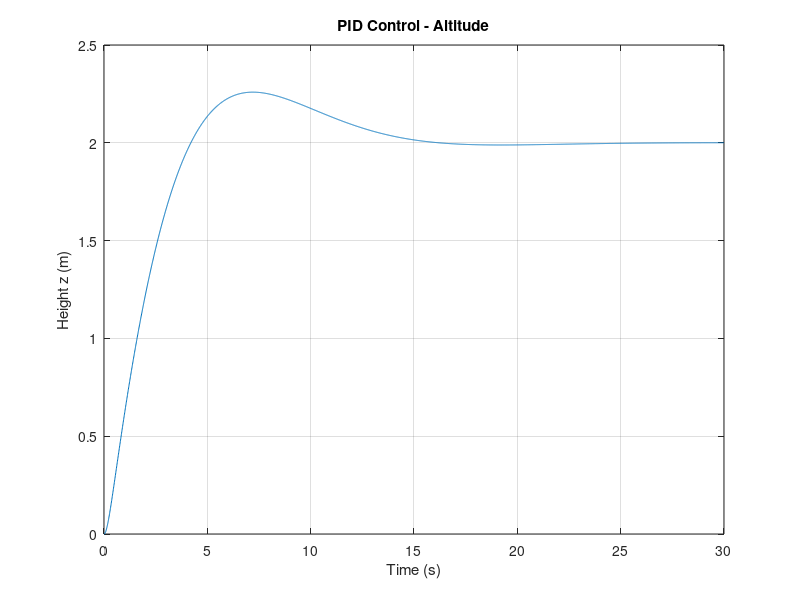
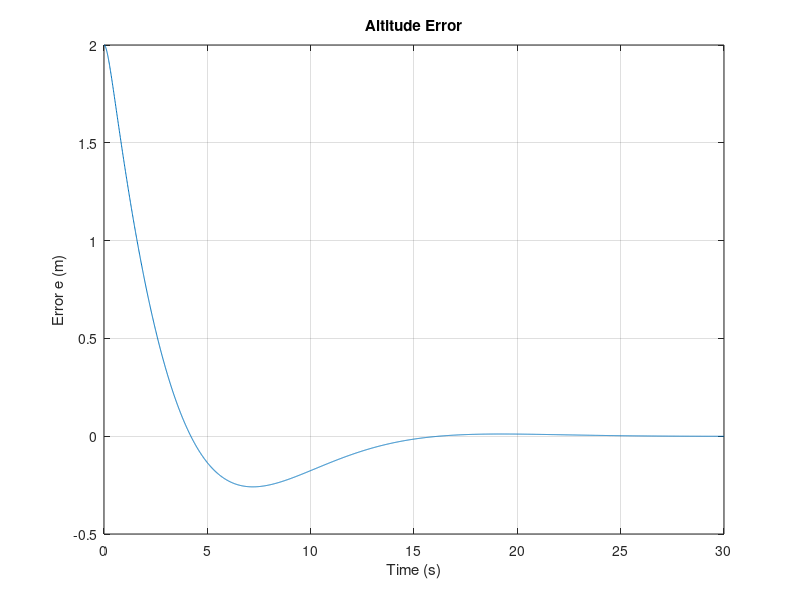
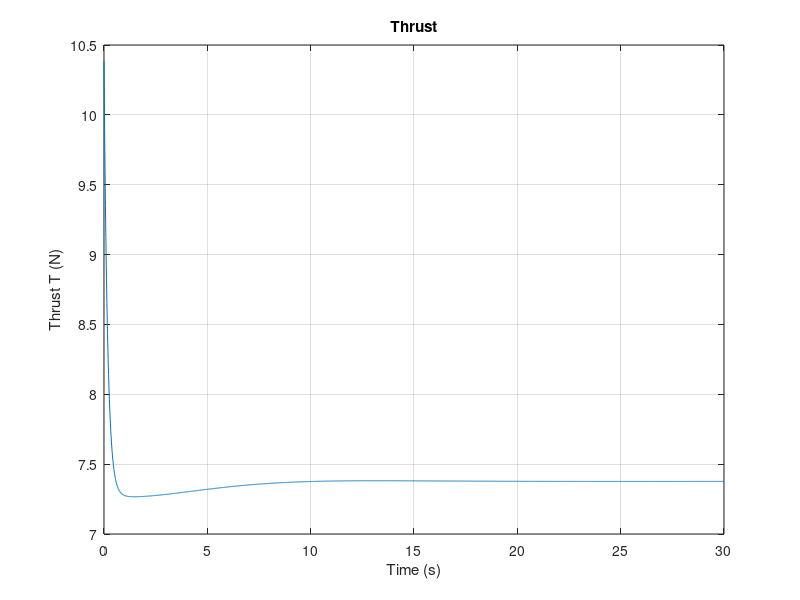

The MATLAB script that drew these images, in order:
m = 0.65;
g = 9.81;
Fd=1;

dt = 0.01;
t_end = 30;
t = 0:dt:t_end;

z_d=2;
Kp=2;
Ki=0.5;
Kd=4;
integral_e=0;

z = zeros(size(t));
v = zeros(size(t));
a = zeros(size(t));

e = zeros(size(t));
T = zeros(size(t));

z(1) = 0;
v(1) = 0;
for k = 1:length(t)-1
    e(k)=z_d-z(k);
    integral_e=integral_e+e(k)*dt;
    T(k)=m*g+Kp*e(k)+Ki*integral_e-Kd*v(k);
    a(k)=(T(k)-m*g-Fd)/m;
    
    v(k+1)=v(k)+a(k)*dt;
    z(k+1)=z(k)+v(k)*dt;
end
e(end)=e(end-1);
T(end)=T(end-1);
a(end)=a(end-1);

figure;
plot(t,z);
grid on;
xlabel("Time (s)");
ylabel("Height z (m)");
title("PID Control - Altitude");

figure;
plot(t,e);
grid on;
xlabel("Time (s)");
ylabel("Error e (m)");
title("Altitude Error");

figure;
plot(t,T);
grid on;
xlabel("Time (s)");
ylabel("Thrust T (N)");
title("Thrust");
